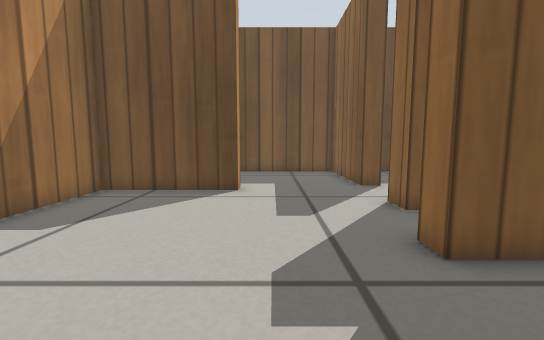
view 1 (above)

16 first-person views from a walk through a robot-simulator world made for Gazebo. The camera is 0.33 m above the floor, tilts 6° down and sees 90° across. The floor is counted in squares, 0.2 m on a side. Each view is taken from the middle of a square. On the plan, view 1 faces up. The plan holds only what a view shows up to about 14 squares ahead; the rest is blank. Gazebo's built-in surfaces are drawn with simple patterns.

view 2
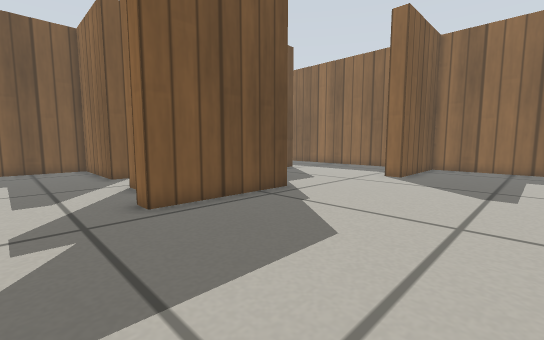

view 3
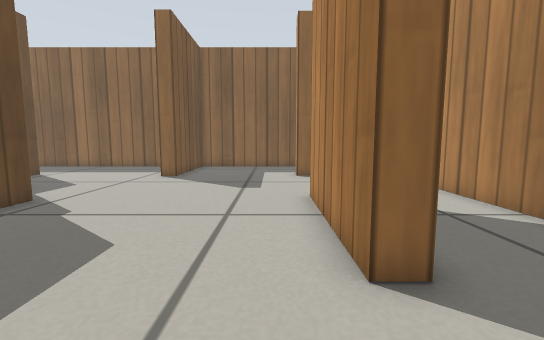

view 4
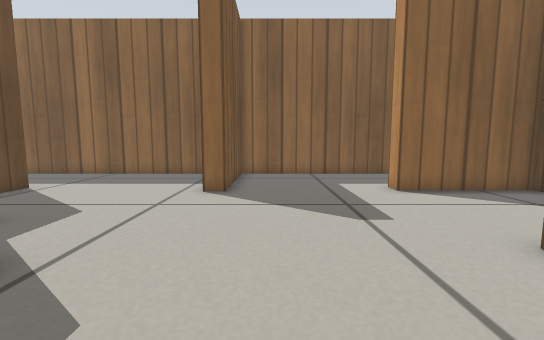

view 5
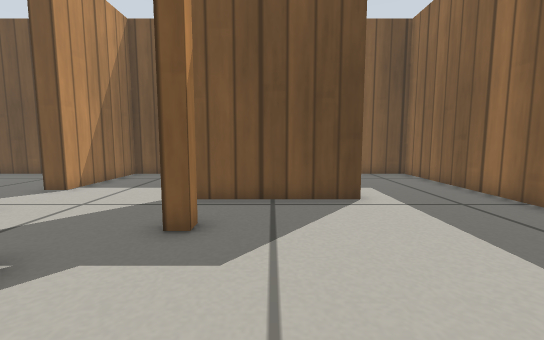

view 6
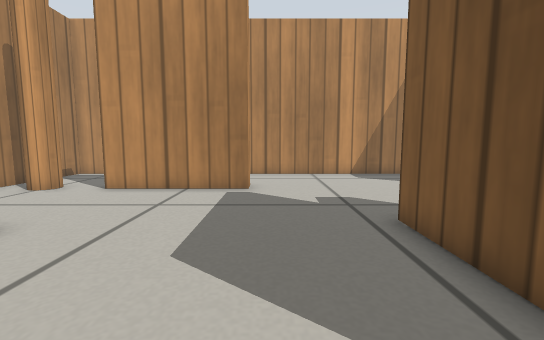

view 7
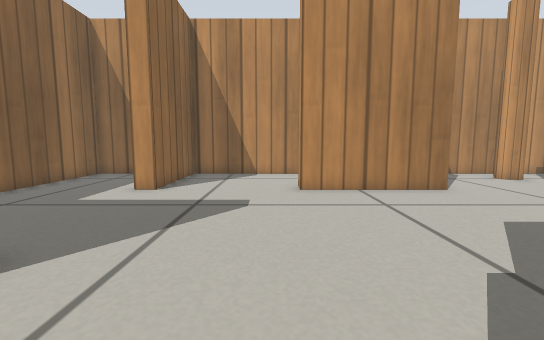

view 8
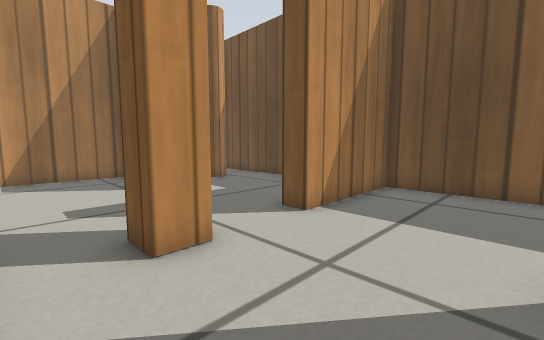

view 9
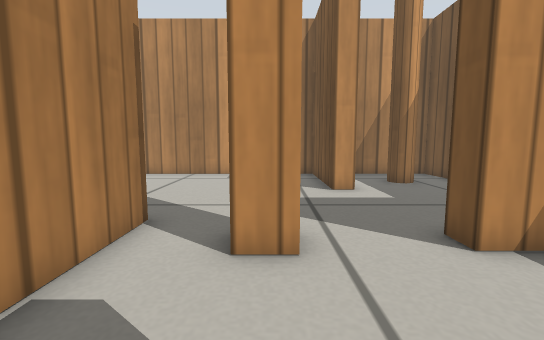

view 10
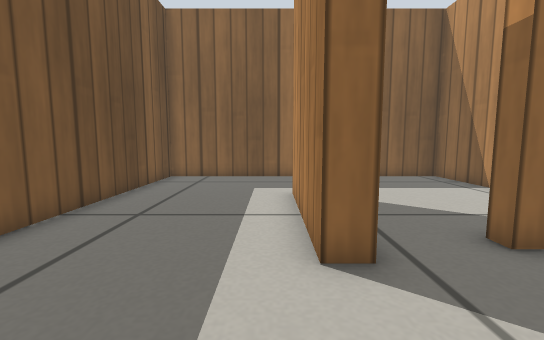

view 11
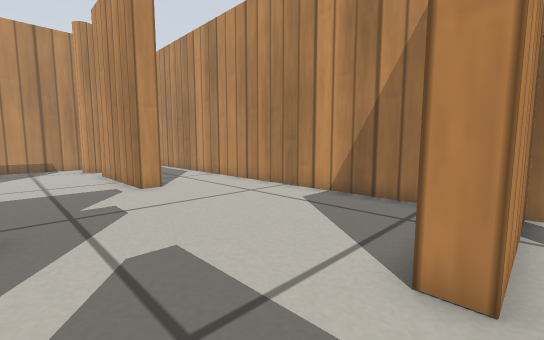

view 12
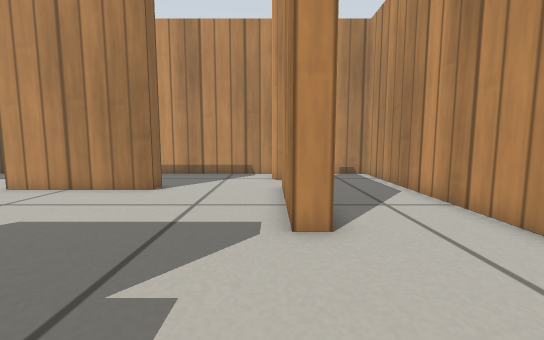

view 13
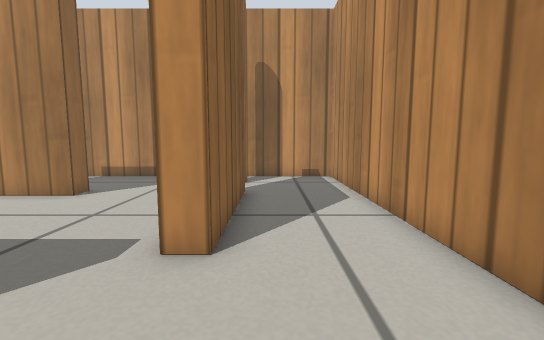

view 14
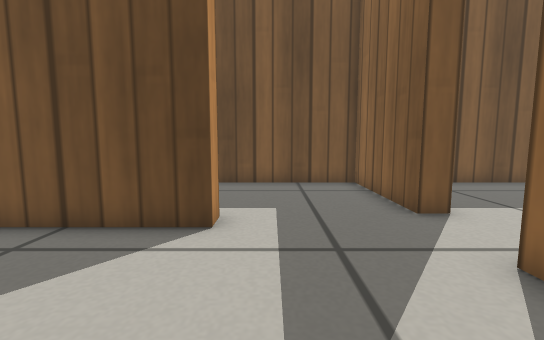

view 15
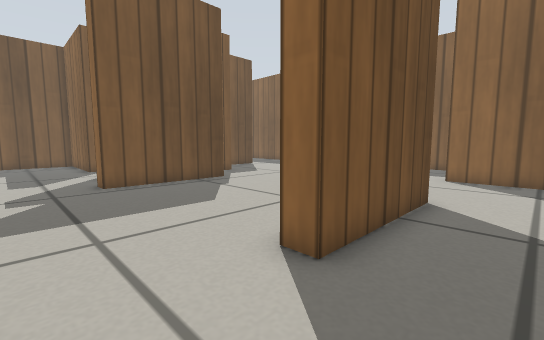

view 16
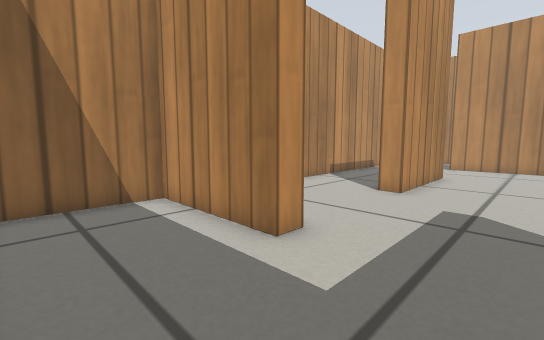

### Floor plan
Ten units are one square. View 1 is at (0, 0); x grows to the right and y downward. Boxes are objects, and circles mark ways between rooms. Rooms are numbered by the first view taken in them; rooms with no view inside come last. Other rooms are left out.
<svg viewBox="-63 -152 246 244">
<path fill="none" stroke="#000" d="M75 -36 24 -36 24 -44 55 -44M85 -85 85 -93 136 -93M80 41 80 49 30 49 30 41 80 41M145 -23 178 -23 178 -147 41 -147 41 -101 33 -101M144 -15 130 -15 130 -24M136 -86 89 -86M-12 -98 -12 -91 -58 -91 -58 87 130 87 130 41 137 41M-21 49 -21 -2 -14 -2 -14 49M33 -101 33 -147 -58 -147 -58 -98 -12 -98M137 41 137 87 178 87 178 -15 144 -15"/>
<rect x="-25" y="65" width="20" height="10" fill="#bbb"><title>wooden pole</title></rect>
<rect x="25" y="-75" width="20" height="10" fill="#bbb"><title>wooden post</title></rect>
<rect x="85" y="-65" width="10" height="10" fill="#bbb"><title>wooden post</title></rect>
<rect x="-35" y="-135" width="10" height="20" fill="#bbb"><title>wooden pole</title></rect>
<circle cx="10" cy="-100" r="3" fill="#2a7"/>
<circle cx="135" cy="15" r="3" fill="#2a7"/>
<text x="60" y="-30">1</text>
<text x="-10" y="-120">2</text>
<text x="160" y="30">3</text>
</svg>
Room 1 opens to room 2. Room 1 opens to room 3.

Where each view was taken, in squares from view 1:
view 1: 0 up, 0 right, facing up
view 2: 3 down, 0 right, facing up-right
view 3: 3 down, 0 right, facing right
view 4: 0 up, 4 right, facing right
view 5: 1 up, 11 right, facing up
view 6: 1 up, 8 right, facing left
view 7: 5 up, 9 right, facing down
view 8: 5 up, 8 right, facing up-left
view 9: 7 up, 8 right, facing left
view 10: 10 up, 5 right, facing right
view 11: 10 up, 2 right, facing down-left
view 12: 5 up, 1 left, facing down
view 13: 4 up, 3 left, facing down
view 14: 4 up, 0 right, facing up
view 15: 7 down, 0 right, facing up-right
view 16: 1 down, 17 right, facing down-left
